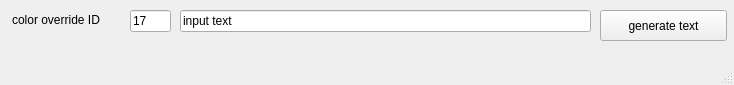
<?xml version="1.0" encoding="UTF-8"?>
<ui version="4.0">
 <class>JT_curveTextGen_window</class>
 <widget class="QMainWindow" name="JT_curveTextGen_window">
  <property name="windowModality">
   <enum>Qt::NonModal</enum>
  </property>
  <property name="geometry">
   <rect>
    <x>0</x>
    <y>0</y>
    <width>734</width>
    <height>85</height>
   </rect>
  </property>
  <property name="sizePolicy">
   <sizepolicy hsizetype="Expanding" vsizetype="Expanding">
    <horstretch>0</horstretch>
    <verstretch>0</verstretch>
   </sizepolicy>
  </property>
  <property name="windowTitle">
   <string>Generate curve text</string>
  </property>
  <property name="documentMode">
   <bool>false</bool>
  </property>
  <widget class="QWidget" name="centralwidget">
   <widget class="QLabel" name="label">
    <property name="geometry">
     <rect>
      <x>12</x>
      <y>12</y>
      <width>106</width>
      <height>16</height>
     </rect>
    </property>
    <property name="text">
     <string>color override ID</string>
    </property>
   </widget>
   <widget class="QLineEdit" name="JT_curveTextGen_colorID">
    <property name="geometry">
     <rect>
      <x>130</x>
      <y>10</y>
      <width>41</width>
      <height>22</height>
     </rect>
    </property>
    <property name="sizePolicy">
     <sizepolicy hsizetype="Fixed" vsizetype="Fixed">
      <horstretch>0</horstretch>
      <verstretch>0</verstretch>
     </sizepolicy>
    </property>
    <property name="text">
     <string>17</string>
    </property>
    <property name="maxLength">
     <number>16</number>
    </property>
   </widget>
   <widget class="QLineEdit" name="JT_curveTextGen_inputText">
    <property name="geometry">
     <rect>
      <x>180</x>
      <y>10</y>
      <width>411</width>
      <height>22</height>
     </rect>
    </property>
    <property name="text">
     <string>input text</string>
    </property>
    <property name="-enterCommand" stdset="0">
     <string>JT_curveTextGen_proc</string>
    </property>
   </widget>
   <widget class="QPushButton" name="JT_curveTextGen_genButton">
    <property name="geometry">
     <rect>
      <x>600</x>
      <y>10</y>
      <width>127</width>
      <height>31</height>
     </rect>
    </property>
    <property name="text">
     <string>generate text</string>
    </property>
    <property name="-command" stdset="0">
     <string>JT_curveTextGen_proc</string>
    </property>
   </widget>
  </widget>
  <widget class="QMenuBar" name="menubar">
   <property name="geometry">
    <rect>
     <x>0</x>
     <y>0</y>
     <width>734</width>
     <height>22</height>
    </rect>
   </property>
  </widget>
  <widget class="QStatusBar" name="statusbar"/>
 </widget>
 <resources/>
 <connections/>
</ui>
